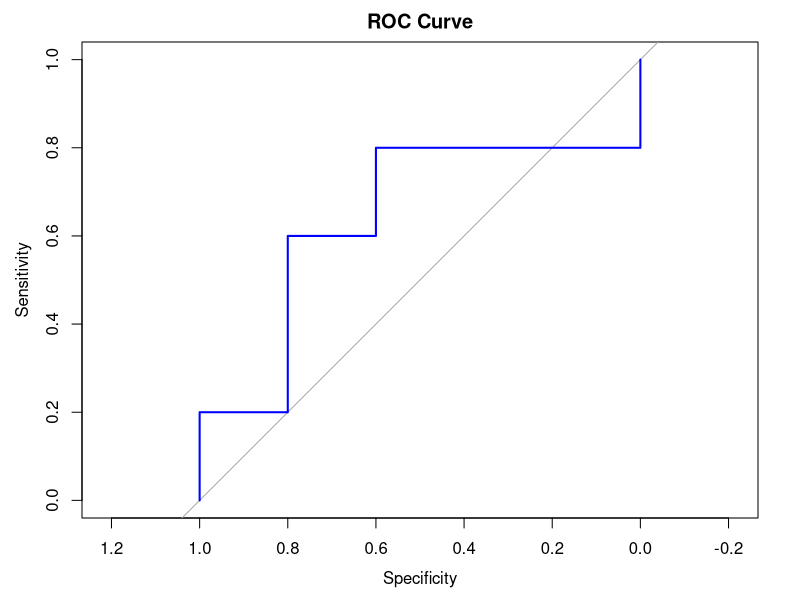

The R source for this figure: (Note: this script raises an error after producing the figure.)
# Loading necessary library
library(pROC)
#QUESTION - 1
# Defining the data
data <- data.frame(
  Tuple = 1:10,
  Class = c("p", "n", "p", "p", "n", "p", "n", "n", "n", "p"),
  Prob = c(0.95, 0.85, 0.78, 0.66, 0.6, 0.55, 0.53, 0.52, 0.51, 0.4)
)

# Sorting data by probability
data <- data[order(-data$Prob), ]

# Initializing empty columns
data$TP <- 0
data$FN <- 0
data$FP <- 0
data$TN <- 0
data$TPR <- 0
data$FPR <- 0

# Calculating TP, FN, FP, TN, TPR, FPR for each threshold
for (i in 1:nrow(data)) {
  threshold <- data$Prob[i]
  data$TP[i] <- sum(data$Class == "p" & data$Prob >= threshold)
  data$FN[i] <- sum(data$Class == "p" & data$Prob < threshold)
  data$FP[i] <- sum(data$Class == "n" & data$Prob >= threshold)
  data$TN[i] <- sum(data$Class == "n" & data$Prob < threshold)
  data$TPR[i] <- data$TP[i] / (data$TP[i] + data$FN[i])
  data$FPR[i] <- data$FP[i] / (data$FP[i] + data$TN[i])
}

# Drawing ROC curve
roc_curve <- roc(data$Class, data$Prob)
plot(roc_curve, main = "ROC Curve", col = "blue")

# Filling in the table with calculated values
table_filled <- cbind(data[, c("Tuple", "Class", "Prob")], data[, c("TP", "FN", "FP", "TN", "TPR", "FPR")])
rownames(table_filled) <- NULL

# Printing the filled table
print(table_filled)

#QUESTION - 2
# Calculating minimum support
min_support <- ceiling(0.2 * length(transactions)) / length(transactions)

# Finding frequent itemsets with minimum support
frequent_itemsets <- eclat(trans, parameter = list(support = min_support))

# Generating association rules
rules <- apriori(trans, parameter = list(supp = min_support, conf = 0, target = "rules"))

# Calculating confidences for the rules
confidence_a <- interestMeasure(rules, measure = "confidence", subset = "lhs %in% c('A', 'B') & rhs == 'E'")
confidence_b <- interestMeasure(rules, measure = "confidence", subset = "lhs == 'A' & rhs %in% c('B', 'E')")

# Printing the confidences
print(confidence_a)
print(confidence_b)

